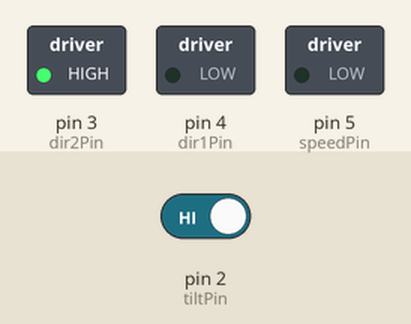
Simulated run of this sketch. Board: Arduino Uno, built with avr-gcc and run on an emulated ATmega328P. Parts: switched loads named in the sketch (green lamp = pin HIGH). The test bench sets the inputs (shaded band); at power-on: pin 2 (tiltPin) HIGH. What the sketch prints to the serial monitor is not drawn.

Above: at 1.2 s.
1.3 s: pin 2 (tiltPin) driven LOW
At 2.2 s:
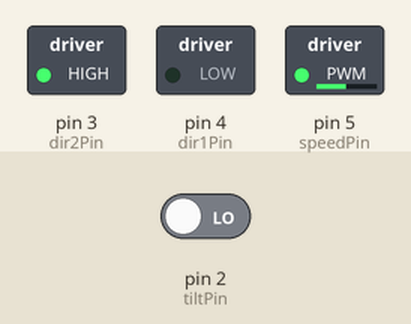
Timing chart, 0 to 4.3 s (numbered marks = the images above; inputs shaded):
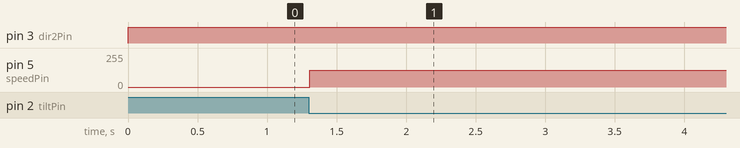

The sketch:

DCMotor.ino
```cpp
//don't use power supply as it is only 5V, use the battery itself

int speedPin = 5;
int dir1Pin = 4;
int dir2Pin = 3;
int motorSpeed = 125;
int tiltPin=2;
int tiltVal;

void setup() {
  // put your setup code here, to run once:
  Serial.begin(9600);
  pinMode(speedPin,OUTPUT);
  pinMode(dir1Pin,OUTPUT);
  pinMode(dir2Pin,OUTPUT);
   pinMode(tiltPin,INPUT);
  //switch closed which means HIGH which reads a 0,  so it will be ground
  digitalWrite(tiltPin,HIGH);


}

void loop() {
  // put your main code here, to run repeatedly:
  digitalWrite(dir1Pin,LOW);
  digitalWrite(dir2Pin,HIGH);
  // read 0 if titled and 1 if upright
  tiltVal = digitalRead(tiltPin);
  Serial.println(tiltVal);
  if (tiltVal == 1)  {
      analogWrite(speedPin,0);
  } else {
  analogWrite(speedPin,motorSpeed);
  }
}
```

Measured:
- after the input at 1.3 s, pin 5 (speedPin): 0/255 → 125/255 at once
